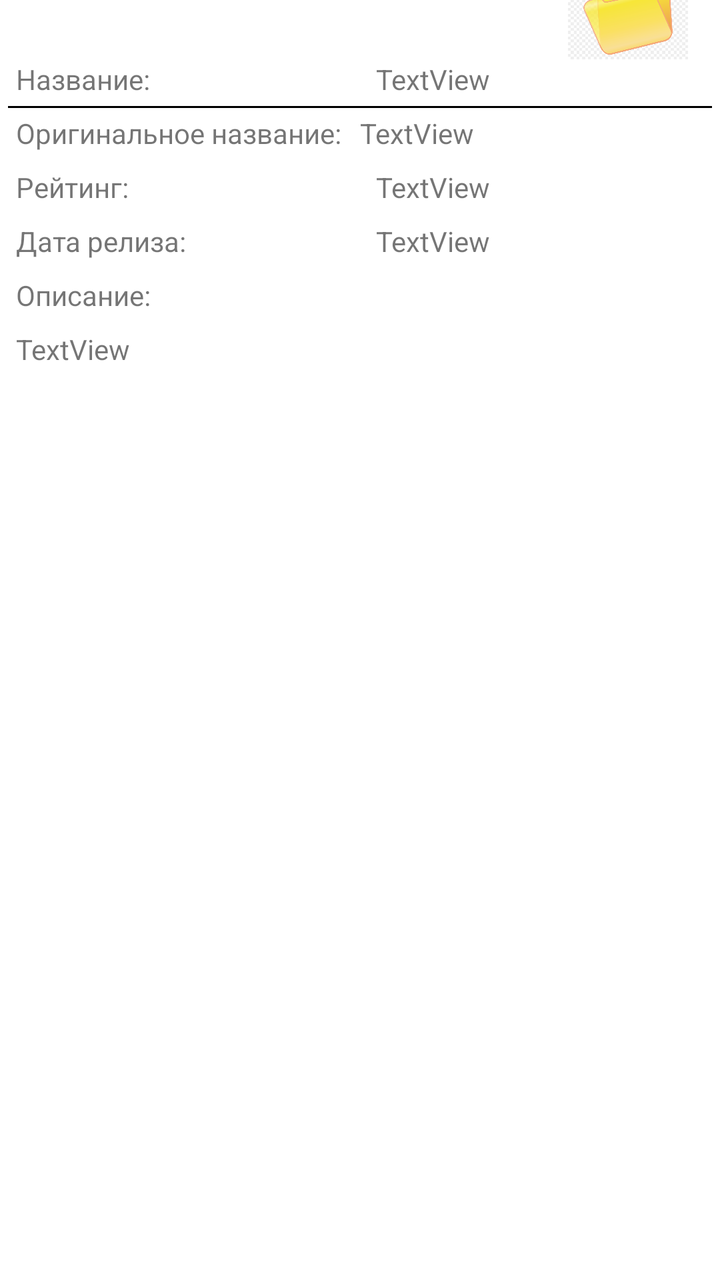
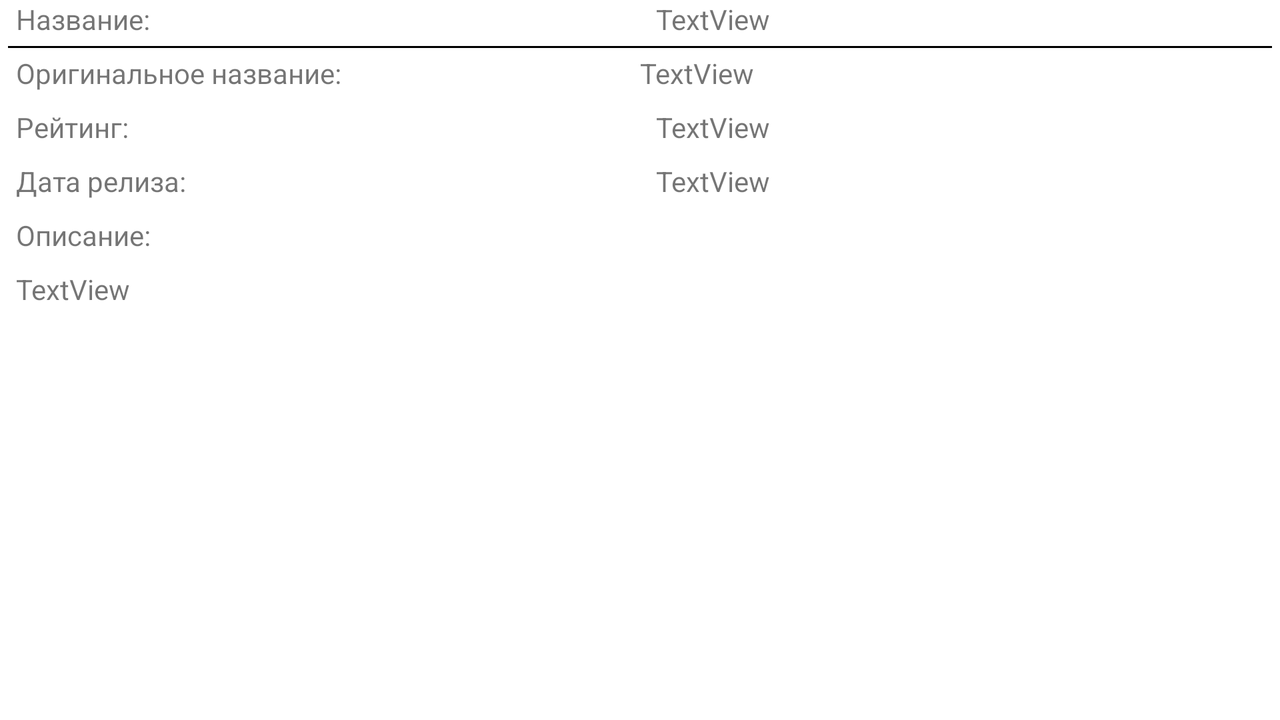

One screen, two layout resources from the same app: the default and the repository's alternative for another configuration. Each is rendered where Android would select it; the XML of both is given below.
<!-- AndroidManifest.xml: application theme Theme.MyMoviese -->
<!-- res/layout/activity_detail.xml -->
<?xml version="1.0" encoding="utf-8"?>
<ScrollView xmlns:android="http://schemas.android.com/apk/res/android"
    android:id="@+id/scrollViewInfo"
    xmlns:app="http://schemas.android.com/apk/res-auto"
    xmlns:tools="http://schemas.android.com/tools"
    android:layout_height="match_parent" android:layout_width="match_parent"
    tools:ignore="InvalidId">

<androidx.constraintlayout.widget.ConstraintLayout
    android:layout_width="match_parent"
    android:layout_height="wrap_content"
    tools:context=".DetailActivity">


    <ImageView
        android:id="@+id/imageViewBigPoster"
        android:layout_width="0dp"
        android:layout_height="wrap_content"
        android:adjustViewBounds="true"
        app:layout_constraintEnd_toEndOf="parent"
        app:layout_constraintStart_toStartOf="parent"
        app:layout_constraintTop_toTopOf="parent"
        tools:srcCompat="@tools:sample/avatars" />


    <ImageView
        android:id="@+id/imageViewAddToFavorite"
        android:layout_width="@dimen/size_1"
        android:layout_height="@dimen/size_1"
        android:layout_marginEnd="16dp"
        app:layout_constraintBottom_toBottomOf="@+id/imageViewBigPoster"
        app:layout_constraintEnd_toEndOf="@+id/imageViewBigPoster"
        app:layout_constraintTop_toBottomOf="@+id/imageViewBigPoster"
        android:onClick="OnClickChangeFavorite"
        app:srcCompat="@drawable/plus" />

    <include
        layout="@layout/movie_info"
        android:layout_width="0dp"
        android:id="@+id/movie_info"
        android:layout_height="wrap_content"
        app:layout_constraintStart_toStartOf="parent"
        app:layout_constraintEnd_toEndOf="parent"
        app:layout_constraintTop_toBottomOf="@id/imageViewAddToFavorite" />

</androidx.constraintlayout.widget.ConstraintLayout>
</ScrollView>
<!-- res/layout/movie_info.xml (included above) -->
<?xml version="1.0" encoding="utf-8"?>
<androidx.constraintlayout.widget.ConstraintLayout xmlns:android="http://schemas.android.com/apk/res/android"
    android:layout_width="match_parent"
    android:layout_height="match_parent"
    xmlns:app="http://schemas.android.com/apk/res-auto"
    xmlns:tools="http://schemas.android.com/tools">

    <TextView
        android:id="@+id/textViewLabelTitle"
        android:layout_width="wrap_content"
        android:layout_height="wrap_content"
        android:layout_marginStart="8dp"
        android:text="Название:"
        app:layout_constraintStart_toStartOf="parent"
        app:layout_constraintTop_toTopOf="parent"
        tools:ignore="MissingConstraints" />

    <View
        android:layout_width="0dp"
        android:layout_height="1dp"
        android:layout_margin="4dp"
        android:background="#000000"
        app:layout_constraintTop_toBottomOf="@id/textViewLabelTitle"
        app:layout_constraintEnd_toEndOf="parent"
        app:layout_constraintStart_toStartOf="parent">

    </View>

    <androidx.constraintlayout.widget.Guideline
        android:id="@+id/guidelineСenter"
        android:layout_width="wrap_content"
        android:layout_height="wrap_content"
        android:orientation="vertical"
        app:layout_constraintGuide_percent="0.5" />

    <TextView
        android:id="@+id/textViewTitle"
        android:layout_width="0dp"
        android:layout_height="wrap_content"
        android:layout_marginStart="8dp"
        android:layout_marginEnd="8dp"
        android:text="TextView"
        app:layout_constraintEnd_toEndOf="parent"
        app:layout_constraintStart_toStartOf="@+id/guidelineСenter"
        app:layout_constraintTop_toTopOf="parent"
        tools:ignore="MissingConstraints" />

    <TextView
        android:id="@+id/textViewLabelOriginalTitle"
        android:layout_width="wrap_content"
        android:layout_height="wrap_content"
        android:layout_marginStart="8dp"
        android:layout_marginTop="8dp"
        android:text="Оригинальное название:"
        app:layout_constraintStart_toStartOf="parent"
        app:layout_constraintTop_toBottomOf="@+id/textViewTitle" />

    <TextView
        android:id="@+id/textViewOriginalTitle"
        android:layout_width="0dp"
        android:layout_height="wrap_content"
        android:layout_marginTop="8dp"
        android:layout_marginEnd="8dp"
        android:text="TextView"
        app:layout_constraintEnd_toEndOf="parent"
        app:layout_constraintStart_toStartOf="@+id/guidelineСenter"
        app:layout_constraintTop_toBottomOf="@+id/textViewTitle" />

    <TextView
        android:id="@+id/textViewLabelRating"
        android:layout_width="wrap_content"
        android:layout_height="wrap_content"
        android:layout_marginStart="8dp"
        android:layout_marginTop="8dp"
        android:text="Рейтинг:"
        app:layout_constraintStart_toStartOf="parent"
        app:layout_constraintTop_toBottomOf="@+id/textViewOriginalTitle" />

    <TextView
        android:id="@+id/textViewRating"
        android:layout_width="0dp"
        android:layout_height="wrap_content"
        android:layout_marginStart="8dp"
        android:layout_marginTop="8dp"
        android:text="TextView"
        app:layout_constraintEnd_toEndOf="parent"
        app:layout_constraintStart_toStartOf="@+id/guidelineСenter"
        app:layout_constraintTop_toBottomOf="@+id/textViewOriginalTitle"
        tools:ignore="MissingConstraints" />

    <TextView
        android:id="@+id/textViewLabelReleaseDate"
        android:layout_width="wrap_content"
        android:layout_height="wrap_content"
        android:layout_marginStart="8dp"
        android:layout_marginTop="8dp"
        android:text="Дата релиза:"
        app:layout_constraintStart_toStartOf="parent"
        app:layout_constraintTop_toBottomOf="@+id/textViewRating" />

    <TextView
        android:id="@+id/textViewReleaseDate"
        android:layout_width="0dp"
        android:layout_height="wrap_content"
        android:layout_marginEnd="8dp"
        android:layout_marginStart="8dp"
        android:layout_marginTop="8dp"
        android:text="TextView"
        app:layout_constraintEnd_toEndOf="parent"
        app:layout_constraintStart_toStartOf="@+id/guidelineСenter"
        app:layout_constraintTop_toBottomOf="@+id/textViewRating" />

    <TextView
        android:id="@+id/textViewLabelDescription"
        android:layout_width="wrap_content"
        android:layout_height="wrap_content"
        android:layout_marginStart="8dp"
        android:layout_marginTop="8dp"
        android:text="Описание:"
        app:layout_constraintStart_toStartOf="parent"
        app:layout_constraintTop_toBottomOf="@+id/textViewReleaseDate" />

    <TextView
        android:id="@+id/textViewOverview"
        android:layout_width="wrap_content"
        android:layout_height="wrap_content"
        android:layout_marginStart="8dp"
        android:layout_marginTop="8dp"
        android:text="TextView"
        app:layout_constraintStart_toStartOf="parent"
        app:layout_constraintTop_toBottomOf="@+id/textViewLabelDescription" />


    <androidx.recyclerview.widget.RecyclerView
        android:id="@+id/recyclerViewTrailers"
        android:nestedScrollingEnabled="false"
        android:layout_width="0dp"
        android:layout_height="wrap_content"
        app:layout_constraintEnd_toEndOf="parent"
        app:layout_constraintStart_toStartOf="parent"
        app:layout_constraintTop_toBottomOf="@id/textViewOverview"/>

    <androidx.recyclerview.widget.RecyclerView
        android:id="@+id/recyclerViewReviews"
        android:nestedScrollingEnabled="false"
        android:layout_width="0dp"
        android:layout_height="wrap_content"
        app:layout_constraintEnd_toEndOf="parent"
        app:layout_constraintStart_toStartOf="parent"
        app:layout_constraintTop_toBottomOf="@id/recyclerViewTrailers"/>

</androidx.constraintlayout.widget.ConstraintLayout>
<!-- resources referenced by this layout -->
<resources>
  <dimen name="size_1">60dp</dimen>
  <!-- drawable plus: png bitmap (drawable, 84170 bytes) -->
  <style name="Theme.MyMoviese" parent="Theme.MaterialComponents.DayNight.DarkActionBar">
          
          <item name="colorPrimary">@color/purple_500</item>
          <item name="colorPrimaryVariant">@color/purple_700</item>
          <item name="colorOnPrimary">@color/white</item>
          
          <item name="colorSecondary">@color/teal_200</item>
          <item name="colorSecondaryVariant">@color/teal_700</item>
          <item name="colorOnSecondary">@color/black</item>
          
          <item name="android:statusBarColor" tools:targetApi="l">?attr/colorPrimaryVariant</item>
          
      </style>
  <color name="purple_500">#000000</color>
  <color name="purple_700">#FF3700B3</color>
  <color name="white">#FFFFFFFF</color>
  <color name="teal_200">#FF03DAC5</color>
  <color name="teal_700">#FF018786</color>
  <color name="black">#FF000000</color>
</resources>
<!-- res/layout-land/activity_detail.xml (the repository's variant of the layout above) -->
<!-- drawn on the phone turned sideways -->
<?xml version="1.0" encoding="utf-8"?>
<androidx.constraintlayout.widget.ConstraintLayout
    xmlns:android="http://schemas.android.com/apk/res/android"
    xmlns:app="http://schemas.android.com/apk/res-auto"
    xmlns:tools="http://schemas.android.com/tools"
    android:layout_height="match_parent"
    android:layout_width="match_parent"
    tools:context=".DetailActivity">


    <ImageView
        android:id="@+id/imageViewBigPoster"
        android:layout_width="wrap_content"
        android:layout_height="0dp"
        android:adjustViewBounds="true"
        app:layout_constraintStart_toStartOf="parent"
        app:layout_constraintTop_toTopOf="parent"
        app:layout_constraintBottom_toBottomOf="parent"
        tools:srcCompat="@tools:sample/avatars" />


    <ImageView
        android:id="@+id/imageViewAddToFavorite"
        android:layout_width="40dp"
        android:layout_height="40dp"
        android:layout_marginEnd="16dp"
        android:layout_marginTop="16dp"
        app:layout_constraintEnd_toEndOf="@+id/imageViewBigPoster"
        app:layout_constraintTop_toTopOf="@+id/imageViewBigPoster"
        android:onClick="OnClickChangeFavorite"
        app:srcCompat="@drawable/plus" />

    <ScrollView
        android:id="@+id/scrollViewInfo"
        android:layout_width="0dp"
        android:layout_height="0dp"
        app:layout_constraintBottom_toBottomOf="parent"
        app:layout_constraintTop_toTopOf="parent"
        app:layout_constraintEnd_toEndOf="parent"
        app:layout_constraintStart_toEndOf="@id/imageViewBigPoster">

        <include
            layout="@layout/movie_info"
            android:layout_width="match_parent"
            android:id="@+id/movie_info"
            android:layout_height="wrap_content" />

    </ScrollView>



</androidx.constraintlayout.widget.ConstraintLayout>
<!-- resources referenced by the variant -->
<!-- as the phone turned sideways resolves them -->
<resources>
  <!-- drawable plus: png bitmap (drawable, 84170 bytes) -->
  <style name="Theme.MyMoviese" parent="Theme.MaterialComponents.DayNight.DarkActionBar">
          
          <item name="colorPrimary">@color/purple_500</item>
          <item name="colorPrimaryVariant">@color/purple_700</item>
          <item name="colorOnPrimary">@color/white</item>
          
          <item name="colorSecondary">@color/teal_200</item>
          <item name="colorSecondaryVariant">@color/teal_700</item>
          <item name="colorOnSecondary">@color/black</item>
          
          <item name="android:statusBarColor" tools:targetApi="l">?attr/colorPrimaryVariant</item>
          
      </style>
  <color name="purple_500">#000000</color>
  <color name="purple_700">#FF3700B3</color>
  <color name="white">#FFFFFFFF</color>
  <color name="teal_200">#FF03DAC5</color>
  <color name="teal_700">#FF018786</color>
  <color name="black">#FF000000</color>
</resources>
